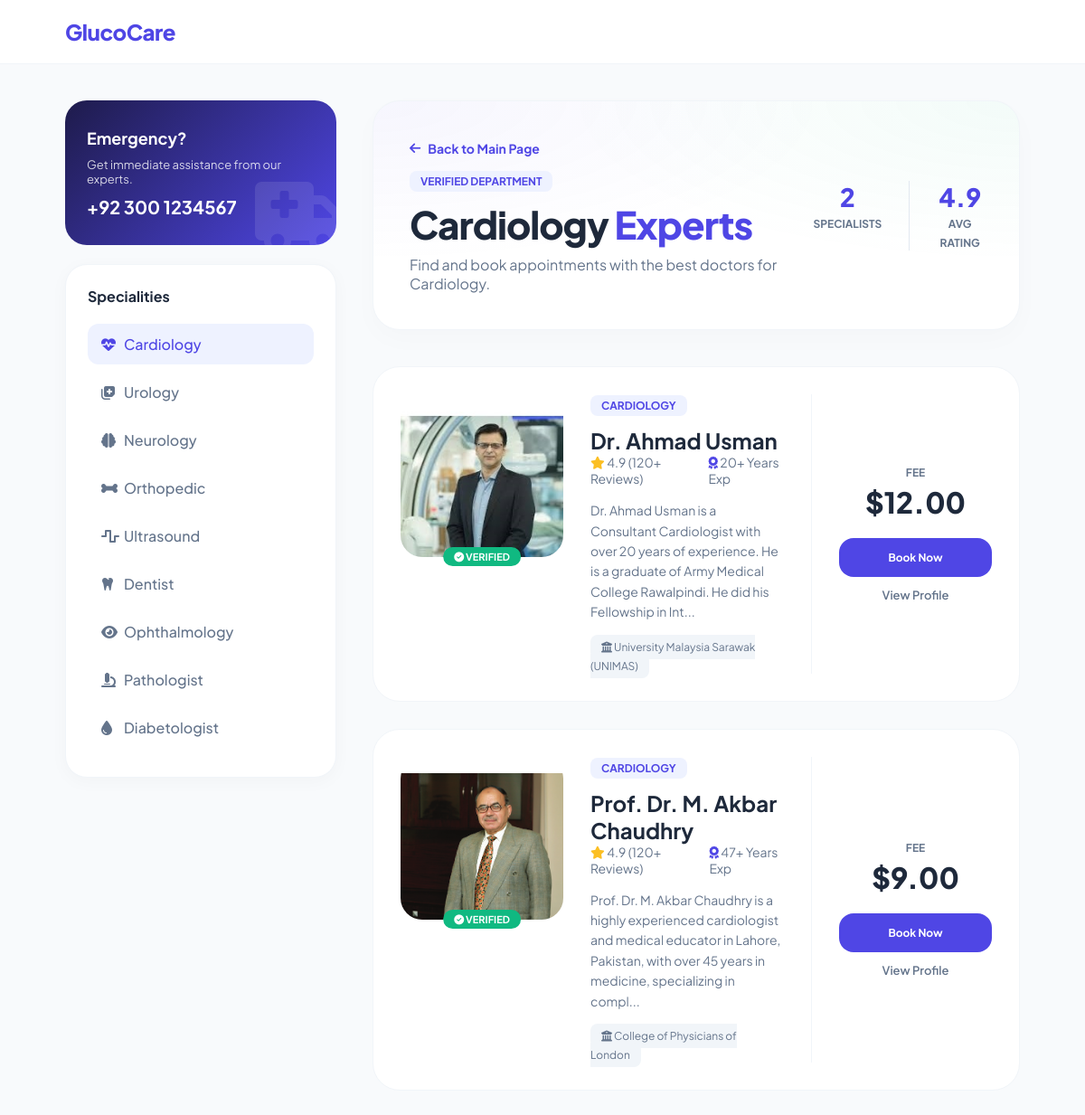
Page /Specialities/speciality_details.php?type=Cardiology on the committed database.
### tables this page shows
CREATE TABLE `specialties` (
  `id` int(11) NOT NULL,
  `spec_name` varchar(100) NOT NULL,
  `spec_icon` varchar(100) NOT NULL,
  `spec_color` varchar(50) DEFAULT 'blue'
);

### Specialities/speciality_details.php (the view, shortened to what this page needs)
<?php
include('../db.php');
$spec_type = isset($_GET['type']) ? $_GET['type'] : 'General';
$json_path = '../doctors.json';
$all_doctors = [];
if (file_exists($json_path)) {
    $json_data = file_get_contents($json_path);
    $all_doctors = json_decode($json_data, true) ?: [];
}
$filtered_doctors = array_filter($all_doctors, function($doc) use ($spec_type) {
    return strcasecmp($doc['specialty'] ?? '', $spec_type) == 0;
});
?>
<!DOCTYPE html>
<html lang="en">
<head>
    <link rel="stylesheet" href="../styles/style.css">
    <link rel="stylesheet" href="https://cdnjs.cloudflare.com/ajax/libs/font-awesome/6.5.1/css/all.min.css">
</head>
<body>
<header style="background:white; padding: 20px 6%; border-bottom: 1px solid #f1f5f9;">
    <nav style="display:flex; justify-content:space-between; align-items:center;">
        <a href="../index.php" class="logo" style="font-size:24px; font-weight:800; text-decoration:none; color:var(--primary);">Gluco<span>Care</span></a>
    </nav>
</header>
<div class="page-container">
    <aside>
        <div class="sidebar-sticky">
            <div class="emergency-box">
                <i class="fas fa-ambulance" style="position:absolute; right:-10px; bottom:-10px; font-size:80px; opacity:0.1;"></i>
                <h4 style="margin:0; font-size:18px;">Emergency?</h4>
                <p style="font-size:13px; opacity:0.8; margin:10px 0;">Get immediate assistance from our experts.</p>
                <h3 style="margin:0; font-size:20px;">+92 300 1234567</h3>
            </div>
            <br>
            <div class="sidebar-card">
                <h4 style="margin:0 0 20px 0;">Specialities</h4>
                <?php
                $side_specs = mysqli_query($conn, "SELECT * FROM specialties");
                while($ss = mysqli_fetch_assoc($side_specs)) {
                    $active = (strcasecmp($ss['spec_name'], $spec_type) == 0) ? 'active' : '';
                    echo "<a href='?type=".urlencode($ss['spec_name'])."' class='spec-list-item $active'>
                            <i class='{$ss['spec_icon']}' style='width:25px'></i> {$ss['spec_name']}
                          </a>";
                }
                ?>
            </div>
        </div>
    </aside>
    <main>
    <div class="spec-hero-header">
    <div class="hero-content">
        <a href="../index.php" style="text-decoration: none; display: inline-flex; align-items: center; gap: 8px; color: var(--primary); font-weight: 700; font-size: 14px; margin-bottom: 15px; transition: 0.3s;" onmouseover="this.style.transform='translateX(-5px)'" onmouseout="this.style.transform='translateX(0)'">
            <i class="fas fa-arrow-left"></i> Back to Main Page
        </a>
        <br>
        <span class="spec-tag">Verified Department</span>
        <h1><?php echo $spec_type; ?> <span style="color: var(--primary);">Experts</span></h1>
        <p style="color: var(--text-muted); margin-top: 10px; font-size: 16px;">
            Find and book appointments with the best doctors for <?php echo $spec_type; ?>.
        </p>
    </div>
    <div class="hero-stats">
        <div class="hero-stat-item">
            <span class="count"><?php echo count($filtered_doctors); ?></span>
            <span class="label">Specialists</span>
        </div>
        <div class="hero-stat-item" style="border-left: 1px solid #e2e8f0; padding-left: 30px;">
            <span class="count">4.9</span>
            <span class="label">Avg Rating</span>
        </div>
    </div>
</div>
        <?php if(empty($filtered_doctors)): ?>
            <div class="empty-state">
                <i class="fas fa-user-md" style="font-size: 50px; color: #cbd5e1; margin-bottom: 20px;"></i>
                <h3>No Specialists Available</h3>
                <p style="color: var(--text-muted);">We are currently adding more doctors to this category.</p>
                <a href="../index.php" style="color:var(--primary); font-weight:700; text-decoration:none;">Back to Home</a>
            </div>
        <?php else: ?>
            <?php foreach($filtered_doctors as $doc): ?>
            <div class="doctor-card">
                <div class="doc-img-wrapper">
                    <img src="../uploads/<?php echo $doc['image']; ?>" class="doc-img">
                    <span class="verify-badge"><i class="fas fa-check-circle"></i> VERIFIED</span>
                </div>
                <div class="doc-info">
                    <span class="spec-tag"><?php echo $doc['specialty']; ?></span>
                    <h2 style="margin-top:0;"><?php echo $doc['name']; ?></h2>
                    <div style="display:flex; gap:20px; margin-bottom:15px; font-size:14px; color:var(--text-muted);">
                        <span><i class="fas fa-star" style="color:#fbbf24"></i> 4.9 (120+ Reviews)</span>
                        <span><i class="fas fa-award" style="color:var(--primary)"></i> <?php echo $doc['exp']; ?>+ Years Exp</span>
                    </div>
                    <p style="font-size:14px; line-height:1.6; color:var(--text-muted);">
                        <?php echo substr($doc['bio'], 0, 160); ?>...
                    </p>
                    <div style="margin-top:15px;">
                        <span style="font-size:12px; background:#f1f5f9; padding:6px 12px; border-radius:8px; color:var(--text-muted);">
                            <i class="fas fa-university"></i> <?php echo $doc['university']; ?>
                        </span>
                    </div>
                </div>
                <div class="fee-section">
                    <span style="font-size:12px; font-weight:700; color:var(--text-muted); text-transform:uppercase;">Fee</span>
                    <div class="price-tag">$<?php echo $doc['price']; ?></div>
                    <a href="../includes/book_appointment.php?id=<?php echo $doc['id']; ?>" class="btn-book">Book Now</a>
                    <a href="../profile/doctorprofile.php?id=<?php echo $doc['id']; ?>" style="margin-top:12px; font-size:13px; color:var(--text-muted); text-decoration:none; font-weight:600;">View Profile</a>
                </div>
            </div>
            <?php endforeach; ?>
        <?php endif; ?>
    </main>
</div>
</body>
</html>

### styles/style.css (style rules this page uses)
:root { --primary: #2083FF; --primary-soft: rgba(32, 131, 255, 0.1); --dark: #0F172A; --secondary: #1E293B; --text-light: #64748B; --white: #ffffff; --bg-hero: #F0F7FF; --shadow-sm: 0 4px 12px rgba(0, 0, 0, 0.03); --shadow-lg: 0 20px 40px rgba(0, 0, 0, 0.08); --radius-lg: 24px; --radius-md: 12px; }
html { scroll-behavior: smooth; }
* { margin: 0; padding: 0; box-sizing: border-box; font-family: 'Plus Jakarta Sans', sans-serif; }
body { background-color: var(--white); color: var(--secondary); overflow-x: hidden; }
.logo { font-size: 24px; font-weight: 800; color: var(--dark); text-decoration: none; letter-spacing: -0.5px; }
.logo span { color: var(--primary); }
h1 { font-size: 60px; font-weight: 800; color: var(--dark); line-height: 1.15; margin-bottom: 24px; }
h1 span { color: var(--primary); }
.btn-book { background: #1e293b; color: white; border: none; padding: 7px 15px; border-radius: 10px; font-size: 12px; font-weight: 600; cursor: pointer; transition: 0.3s; }

### Specialities/speciality_details.php (style rules this page uses)
:root { --primary: #4f46e5; --primary-light: #eef2ff; --text-dark: #1e293b; --text-muted: #64748b; --bg-light: #f8fafc; }
body { font-family: 'Plus Jakarta Sans', sans-serif; background-color: var(--bg-light); color: var(--text-dark); margin: 0; }
.page-container { display: grid; grid-template-columns: 300px 1fr; gap: 40px; padding: 40px 6%; max-width: 1440px; margin: 0 auto; }
.spec-hero-header { background: white; padding: 40px; border-radius: 30px; margin-bottom: 40px; border: 1px solid #f1f5f9; display: flex; justify-content: space-between; align-items: center; box-shadow: 0 10px 30px rgba(0,0,0,0.02); background-image: radial-gradient(at 0% 0%, rgba(79, 70, 229, 0.05) 0px, transparent 50%), radial-gradient(at 100% 0%, rgba(16, 185, 129, 0.05) 0px, transparent 50%); }
.hero-content h1 { font-size: 42px; font-weight: 800; margin: 0; color: var(--text-dark); letter-spacing: -1px; }
.hero-stats { display: flex; gap: 30px; }
.hero-stat-item { text-align: center; }
.hero-stat-item .count { display: block; font-size: 28px; font-weight: 800; color: var(--primary); }
.hero-stat-item .label { font-size: 12px; color: var(--text-muted); text-transform: uppercase; font-weight: 700; }
.sidebar-sticky { position: sticky; top: 30px; }
.sidebar-card { background: white; padding: 24px; border-radius: 24px; box-shadow: 0 4px 20px rgba(0,0,0,0.03); border: 1px solid #f1f5f9; margin-bottom: 25px; }
.emergency-box { background: linear-gradient(135deg, #1e1b4b 0%, #4f46e5 100%); color: white; padding: 30px 24px; border-radius: 24px; position: relative; overflow: hidden; }
.spec-list-item { display: flex; align-items: center; padding: 12px 15px; margin-bottom: 8px; border-radius: 12px; text-decoration: none; color: var(--text-muted); font-weight: 500; transition: 0.3s; }
.spec-list-item:hover, .spec-list-item.active { background: var(--primary-light); color: var(--primary); }
.doctor-card { background: white; border-radius: 30px; padding: 30px; display: grid; grid-template-columns: 180px 1fr 200px; gap: 30px; margin-bottom: 30px; border: 1px solid #f1f5f9; transition: all 0.4s ease; }
.doc-img-wrapper { position: relative; width: 180px; height: 180px; }
.doc-img { width: 100%; height: 100%; border-radius: 24px; object-fit: cover; }
.verify-badge { position: absolute; bottom: -10px; left: 50%; transform: translateX(-50%); background: #10b981; color: white; padding: 4px 12px; border-radius: 50px; font-size: 11px; font-weight: 700; }
.spec-tag { display: inline-block; color: var(--primary); background: var(--primary-light); padding: 4px 12px; border-radius: 8px; font-size: 12px; font-weight: 700; margin-bottom: 12px; text-transform: uppercase; }
.fee-section { border-left: 1px solid #f1f5f9; padding-left: 30px; text-align: center; display: flex; flex-direction: column; justify-content: center; }
.price-tag { font-size: 32px; font-weight: 800; color: var(--text-dark); margin: 5px 0; }
.btn-book { background: var(--primary); color: white !important; padding: 14px; border-radius: 16px; text-decoration: none; font-weight: 700; margin-top: 15px; transition: 0.3s; display: block; }

### rows in the picture
specialties: spec_name "Cardiology"
specialties: spec_name "Urology"
specialties: spec_name "Neurology"
specialties: spec_name "Orthopedic"
specialties: spec_name "Ultrasound"
specialties: spec_name "Dentist"
specialties: spec_name "Ophthalmology"
specialties: spec_name "Pathologist"
specialties: spec_name "Diabetologist"

### other values in the picture
$spec_type "Cardiology"
count($filtered_doctors) "2"
$doc['specialty'] "CARDIOLOGY"
$doc['name'] "Dr. Ahmad Usman"
$doc['exp'] "20"
substr($doc['bio'], 0, 160) "Dr. Ahmad Usman is a Consultant Cardiologist with over 20 years of experience. He is a graduate of Army Medical College Rawalpindi. He did his Fellowship in Int"
$doc['university'] "University Malaysia Sarawak (UNIMAS)"
$doc['price'] "12.00"
$doc['name'] "Prof. Dr. M. Akbar Chaudhry"
$doc['exp'] "47"
substr($doc['bio'], 0, 160) "Prof. Dr. M. Akbar Chaudhry is a highly experienced cardiologist and medical educator in Lahore, Pakistan, with over 45 years in medicine, specializing in compl"
$doc['university'] "College of Physicians of London"
$doc['price'] "9.00"
